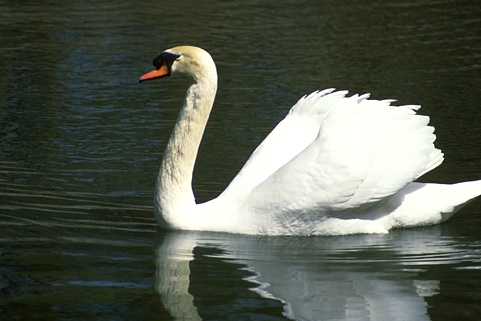
#> input picture data/test.jpg, 481 x 321 px
$ python regression.py
#> lines starting #> are read from the running program, lines starting #| are printed output that depends on the picture
# 2019.12.12.v1
import numpy as np
from sklearn.metrics import accuracy_score
import warnings
warnings.filterwarnings('ignore')

class myRegression():
    def __init__(self, regressor, num_class):
        self.regressor = regressor
        self.num_class = num_class
        self.class_list = np.zeros((num_class))

    def fit(self, X, Y):
        tmp = np.unique(Y)
        tmp = tmp.astype('int32')
        if tmp.shape[0] == self.num_class:
            self.class_list = np.ones((self.num_class))
        elif tmp.shape[0] == 1:
            self.class_list[tmp[0]] = 1
            return
        else:
            for i in range(tmp.shape[0]):
                Y[Y == tmp[i]] = i
                self.class_list[tmp[i]] = 1
        self.regressor.fit(X, Y)

    def predict_proba(self, X):
        if np.sum(self.class_list) == 1:
            return np.ones((X.shape[0], self.num_class)) * self.class_list
        try:
            tmp_pred = self.regressor.predict_proba(X)
        except:
            tmp_pred = self.regressor.predict(X).reshape(-1,1)
            tmp_pred = np.concatenate((tmp_pred, 1-tmp_pred), axis=1)
        pred = np.zeros((X.shape[0], self.num_class))
        idx = 0
        for i in range(self.num_class):
            if self.class_list[i] == 1:
                pred[:, i] = tmp_pred[:, idx]
                idx += 1
        return pred.reshape(X.shape[0], self.num_class)

    def score(self, X, Y):
        try:
            score = self.regressor.score(X, Y)
        except:
            pred = self.predict_proba(X)
            pred = np.argmax(pred, axis=1)
            score = accuracy_score(pred, Y)
        print("           <Debug Info>        accuracy on node: %s"%str(score))

if __name__ == "__main__":
    import cv2
    X = cv2.imread('../../data/test.jpg')
#> X is the input picture: shape (321, 481, 3); mean B, G, R 81.5, 92.9, 86.6
    X = cv2.resize(X, (40,40))
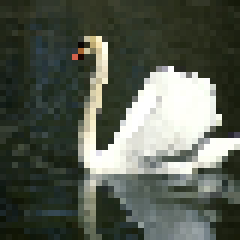
#> X: shape (40, 40, 3) (shown 6 times larger); mean B, G, R 81.7, 93, 86.7
    X = X.reshape(-1,3)
#> X = 1600 rows, first 8: [25, 38, 35], [26, 38, 34], [23, 38, 32], [25, 40, 36], [20, 37, 32], [33, 47, 42], [42, 54, 47], [44, 55, 49]
    Y = np.random.randint(3, size=X.shape[0]) + 1
    Y = Y.reshape(-1,1)
    from sklearn.linear_model import LogisticRegression
    tmp = LogisticRegression(random_state=0, solver='liblinear', multi_class='ovr', n_jobs=20, max_iter=1000).fit(X, Y.reshape(-1,))
    reg = myRegression(tmp, 5)
    reg.fit(X, Y)
    pred = reg.predict_proba(X)
#> in predict_proba, `tmp_pred = self.regressor.predict_proba(X)`: tmp_pred = 1600 rows, first 8: [0.349, 0.335, 0.316], [0.347, 0.336, 0.317], [0.347, 0.341, 0.312], [0.349, 0.338, 0.313], [0.349, 0.341, 0.309], [0.348, 0.339, 0.313], [0.345, 0.341, 0.315], [0.345, 0.338, 0.317]
#> after the loop in predict_proba, `for i in range(self.num_class):`: idx = 3; pred = 1600 rows, first 6: [0, 0.349, 0.335, 0.316, 0], [0, 0.347, 0.336, 0.317, 0], [0, 0.347, 0.341, 0.312, 0], [0, 0.349, 0.338, 0.313, 0], [0, 0.349, 0.341, 0.309, 0], [0, 0.348, 0.339, 0.313, 0]
    print(" \n--> Regression result... \n", pred)
#> (printed output is left out)
